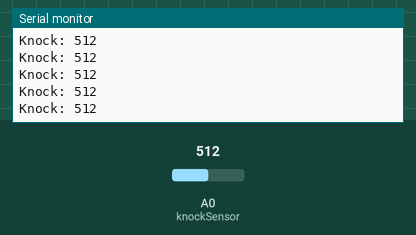
A sketch run on a simulated Arduino Leonardo, built with avr-gcc and run on an emulated ATmega32U4. Shown: the last lines printed to the serial monitor. The inputs (shaded band) are chosen by the test bench; at power-on: A0 (knockSensor) = 512. USB keyboard and mouse output is not drawn.

Above: at 1.2 s.
1.3 s: A0 (knockSensor) set to 716
At 2.3 s:
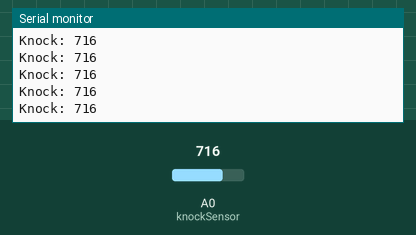
2.8 s: A0 (knockSensor) set to 900
At 3.3 s:
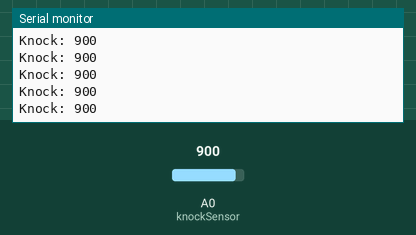
Timing chart, 0 to 5.8 s (numbered marks = the images above; inputs shaded):
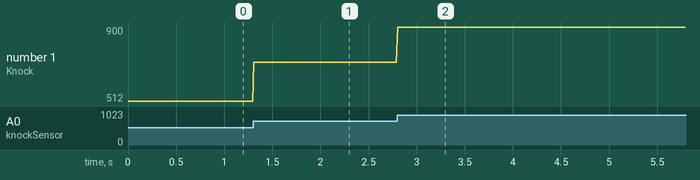

The sketch:

smash.ino
```cpp
#include "Keyboard.h"

const int ledPin = 13;       // LED connected to digital pin 13
const int knockSensor = A0;  // the piezo is connected to analog pin 0
const int threshold = 35;   // threshold value to decide when the detected sound is a knock or not
// const int outputPin = 3;

// these variables will change:
int sensorReading = 0;  // variable to store the value read from the sensor pin

void setup() {
  Serial.begin(115200);       // use the serial port
  // pinMode(outputPin, OUTPUT);

  Keyboard.begin();
}

void loop() {
  // read the sensor and store it in the variable sensorReading:
  sensorReading = analogRead(knockSensor);

  // if the sensor reading is greater than the threshold:
  if (sensorReading >= threshold) {
    // send the string "Knock!" back to the computer, followed by newline
    Serial.print("Knock: ");
    Serial.println(sensorReading);
    Keyboard.write(' ');

    // digitalWrite(outputPin, HIGH);
    // delay(100);
    // digitalWrite(outputPin, LOW);
  }
  delay(10);  // delay to avoid overloading the serial port buffer
}
```

Measured:
- after the input at 1.3 s, the serial monitor: prints a new line at once (image 1)
- after the input at 2.8 s, the serial monitor: prints a new line at once (image 2)
- plotted number 1: 512 → 716 after the input at 1.3 s, 716 → 900 after the input at 2.8 s
